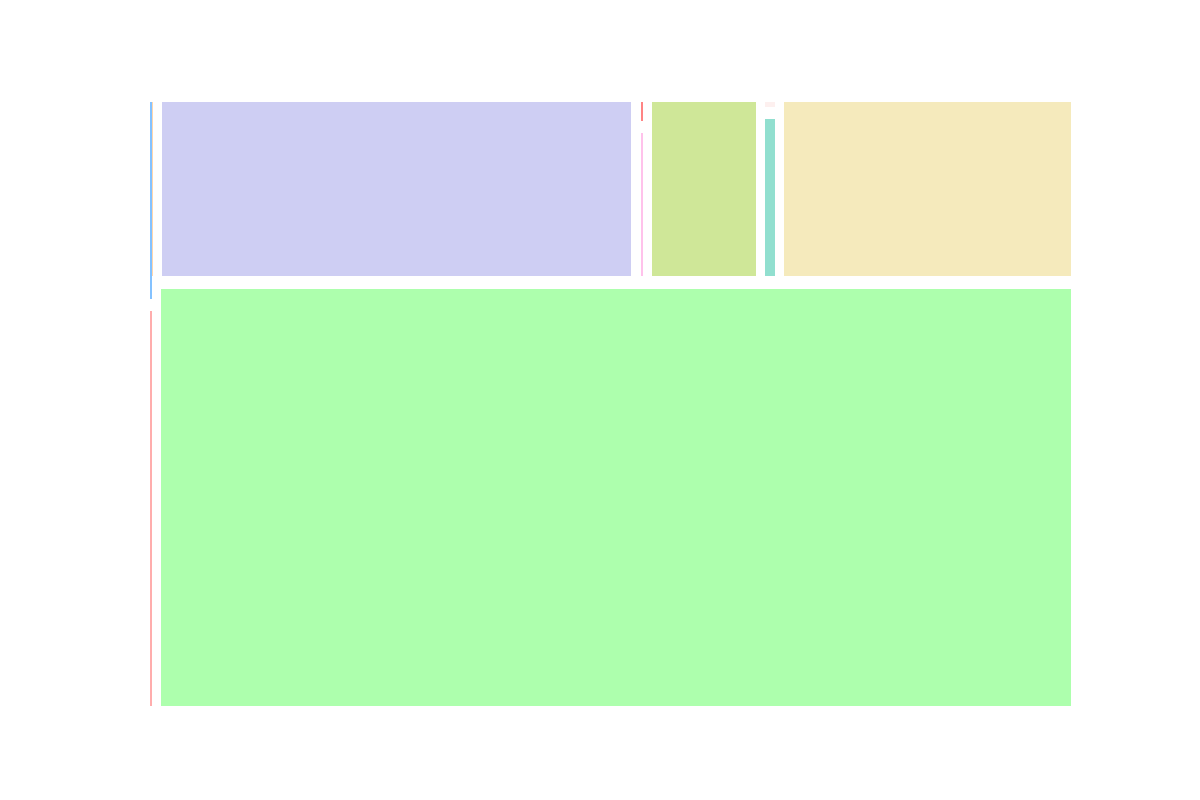

Here is the Python script that generated this plot:
import matplotlib.pyplot as plt
import squarify

universe_population = {
    "Planet Earth": {
        "Humans": 7800,
        "Animals": 4000,
        "Plant-life": 3500000
    },
    "Planet Xylarn": {
        "Xylarnians": 1200,
        "Flora": 800000,
        "Fauna": 3000
    },
    "Planet Nibiru": {
        "Nibirians": 600,
        "Megaflora": 200000,
        "Microfauna": 15000
    },
    "Planet Zog": {
        "Zogians": 1500,
        "Bioforms": 500000,
        "Synthetic Life": 100
    }
}

sizes = []
colors = ['#ff9999', '#66b3ff', '#99ff99', '#ffcc99', 
          '#c2c2f0', '#ffb3e6', '#ff6666', '#c4e17f',
          '#76d7c4', '#fdedec', '#f3e5ab', '#d6e09c']

for planet, species in universe_population.items():
    for spec, population in species.items():
        sizes.append(population)

plt.figure(figsize=(12, 8))
squarify.plot(sizes=sizes, color=colors, alpha=0.8, pad=3, text_kwargs={'fontsize': 10, 'visible': False})

plt.axis('off')
plt.show()
